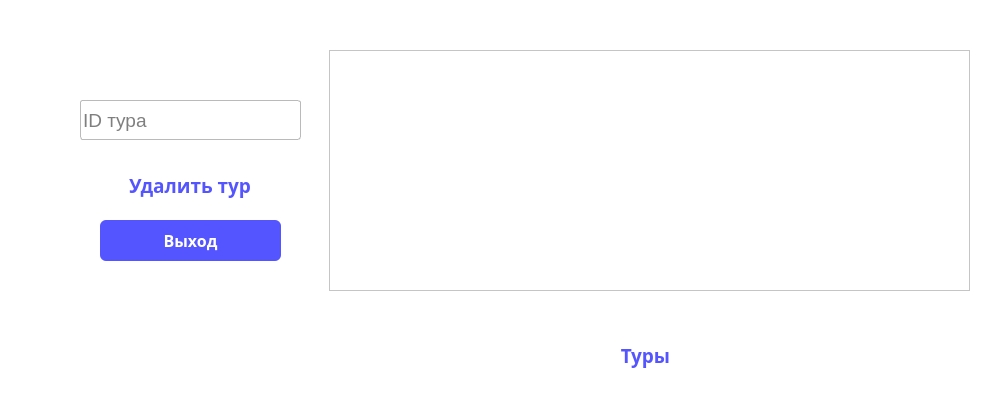
<?xml version="1.0" encoding="UTF-8"?>
<ui version="4.0">
 <class>MainWindow</class>
 <widget class="QMainWindow" name="MainWindow">
  <property name="geometry">
   <rect>
    <x>0</x>
    <y>0</y>
    <width>985</width>
    <height>399</height>
   </rect>
  </property>
  <property name="windowTitle">
   <string>BusinessAssistant</string>
  </property>
  <property name="styleSheet">
   <string notr="true">background-color: white;</string>
  </property>
  <widget class="QWidget" name="centralwidget">
   <widget class="QPushButton" name="deleteButton">
    <property name="geometry">
     <rect>
      <x>100</x>
      <y>160</y>
      <width>180</width>
      <height>50</height>
     </rect>
    </property>
    <property name="font">
     <font>
      <family>Candara</family>
      <pointsize>14</pointsize>
      <weight>75</weight>
      <bold>true</bold>
     </font>
    </property>
    <property name="cursor">
     <cursorShape>PointingHandCursor</cursorShape>
    </property>
    <property name="styleSheet">
     <string notr="true">

QPushButton{
	border-radius: 6px;
	background-color: white;
	color: rgb(85, 85, 255);
}

QPushButton::hover{
	border-radius: 6px;
	background-color: rgbrgb(240, 255, 255);
	color: rgb(85, 0, 255);
}

QPushButton::pressed{
	border-radius: 6px;
	background-color: #BEB775;
	color: black;
}
</string>
    </property>
    <property name="text">
     <string>Удалить тур</string>
    </property>
   </widget>
   <widget class="QLineEdit" name="id_tour">
    <property name="geometry">
     <rect>
      <x>80</x>
      <y>100</y>
      <width>221</width>
      <height>40</height>
     </rect>
    </property>
    <property name="font">
     <font>
      <pointsize>14</pointsize>
     </font>
    </property>
    <property name="styleSheet">
     <string notr="true">border: 1px solid rgb(186, 186, 186);
border-radius: 3px;
background-color: white;
color: black;</string>
    </property>
    <property name="text">
     <string/>
    </property>
    <property name="placeholderText">
     <string>ID тура</string>
    </property>
   </widget>
   <widget class="QPushButton" name="toursButton">
    <property name="geometry">
     <rect>
      <x>540</x>
      <y>330</y>
      <width>211</width>
      <height>50</height>
     </rect>
    </property>
    <property name="font">
     <font>
      <family>Candara</family>
      <pointsize>14</pointsize>
      <weight>75</weight>
      <bold>true</bold>
     </font>
    </property>
    <property name="cursor">
     <cursorShape>PointingHandCursor</cursorShape>
    </property>
    <property name="styleSheet">
     <string notr="true">

QPushButton{
	border-radius: 6px;
	background-color: white;
	color: rgb(85, 85, 255);
}

QPushButton::hover{
	border-radius: 6px;
	background-color: rgbrgb(240, 255, 255);
	color: rgb(85, 0, 255);
}

QPushButton::pressed{
	border-radius: 6px;
	background-color: #BEB775;
	color: black;
}
</string>
    </property>
    <property name="text">
     <string>Туры</string>
    </property>
   </widget>
   <widget class="QTableView" name="tableShow">
    <property name="geometry">
     <rect>
      <x>329</x>
      <y>50</y>
      <width>641</width>
      <height>241</height>
     </rect>
    </property>
   </widget>
   <widget class="QPushButton" name="exitButton">
    <property name="geometry">
     <rect>
      <x>100</x>
      <y>220</y>
      <width>181</width>
      <height>41</height>
     </rect>
    </property>
    <property name="font">
     <font>
      <family>Bahnschrift</family>
      <pointsize>12</pointsize>
      <weight>75</weight>
      <bold>true</bold>
     </font>
    </property>
    <property name="cursor">
     <cursorShape>PointingHandCursor</cursorShape>
    </property>
    <property name="styleSheet">
     <string notr="true">QPushButton{
	border-radius: 6px;
	background-color: rgb(85, 85, 255);
	color: white;
}

QPushButton::hover{
	border-radius: 6px;
	background-color: rgb(85, 0, 255);
	color: white;
}

QPushButton::pressed{
	border-radius: 6px;
	background-color: #BEB775;
	color: white;
}
</string>
    </property>
    <property name="text">
     <string>Выход</string>
    </property>
   </widget>
  </widget>
 </widget>
 <resources/>
 <connections/>
</ui>
